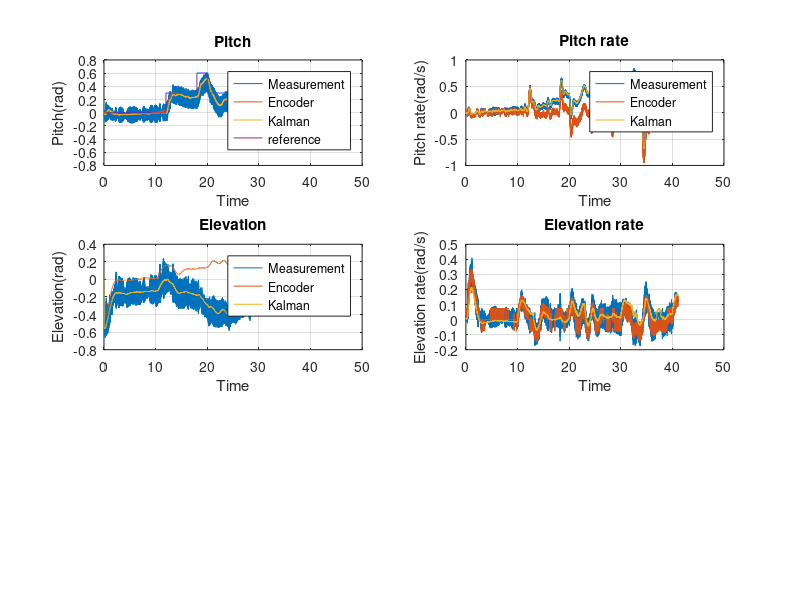

Write MATLAB code to recreate this figure. (Note: this script raises an error after producing the figure.)

subplot(3,2,1);
load Encoder.mat;
load Kalman.mat;
load pitch.mat;
load Measurement.mat;
plot(Measurement(1,:), Measurement (2,:));
title('Pitch')
xlabel('Time');
ylabel('Pitch(rad)');
grid on
hold on
plot(Encoder(1,:), Encoder(4,:));
hold on
plot(Kalman(1,:), Kalman(2,:));
plot(pitch(1,:), pitch(2,:));
legend('Measurement', 'Encoder', 'Kalman', 'reference');

subplot(3,2,2);
plot(Measurement(1,:), Measurement (3,:));
title('Pitch rate')
xlabel('Time');
ylabel('Pitch rate(rad/s)');
grid on
hold on
plot(Encoder(1,:), Encoder(5,:));
hold on
plot(Kalman(1,:), Kalman(3,:));
legend('Measurement', 'Encoder', 'Kalman');

subplot(3,2,3);
plot(Measurement(1,:), Measurement (4,:));
title('Elevation')
xlabel('Time');
ylabel('Elevation(rad)');
grid on
hold on
plot(Encoder(1,:), Encoder(6,:));
hold on
plot(Kalman(1,:), Kalman(4,:));
legend('Measurement', 'Encoder', 'Kalman');

subplot(3,2,4);
plot(Measurement(1,:), Measurement (5,:));
title('Elevation rate')
xlabel('Time');
ylabel('Elevation rate(rad/s)');
grid on
hold on
plot(Encoder(1,:), Encoder(7,:));
hold on
plot(Kalman(1,:), Kalman(5,:));
plot(elevation_rate(1,:), elevation_rate(2,:))
legend('Measurement', 'Encoder', 'Kalman', 'reference');


subplot(3,2,5);
plot(Encoder(1,:), Encoder(2,:));
title('Travel')
xlabel('Time');
ylabel('Travel(rad)');
grid on
hold on
plot(Kalman(1,:), Kalman(6,:));
legend('Encoder', 'Kalman');

subplot(3,2,6);
plot(Measurement(1,:), Measurement (6,:));
title('Travel rate')
xlabel('Time');
ylabel('Travel rate(rad/s)');
hold on
plot(Encoder(1,:), Encoder(3,:));
hold on
plot(Kalman(1,:), Kalman(7,:));
legend('Measurement', 'Encoder', 'Kalman');


